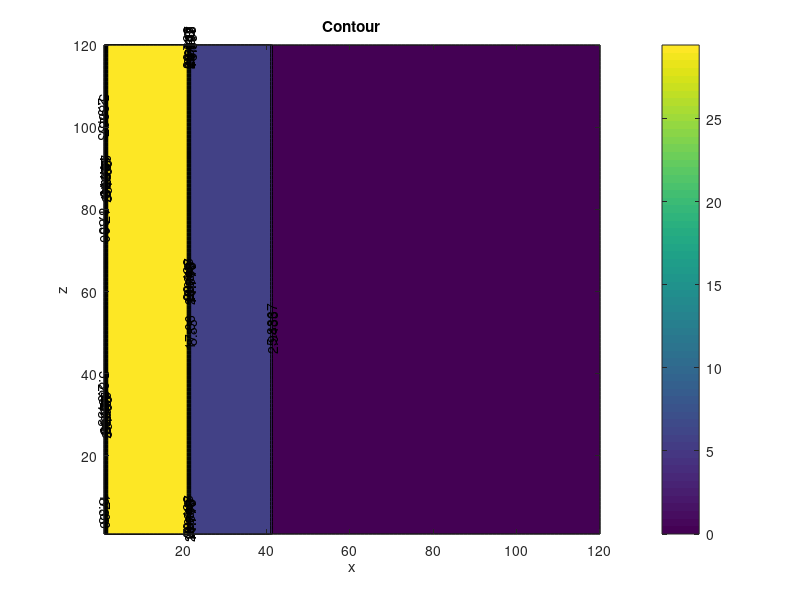
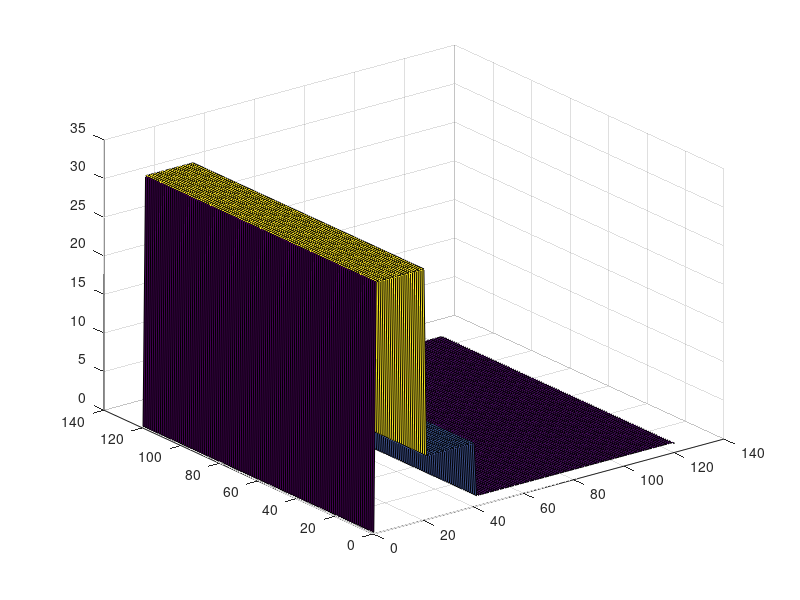

MATLAB code to generate these figures, in order: (Note: this script raises an error after producing the figures.)
home
close all
clear all

%Accessing the 'data' folder on github
addpath('..\..\data')

%Loading stable solutions
forward = load('2fwd120.txt');


%%

dx = linspace(1,120,length(forward));
dy = dx;
[X,Y] = meshgrid(dx,dy);


%Plotting the data
figure(1)
map = contourf(X,Y,forward,'ShowText','on'); %Crank-Nicolson
colorbar
title('Contour') %Title
xlabel('x') %Labels and legend
ylabel('z')

figure(2)
surf(forward)
colormap(parula(20));
